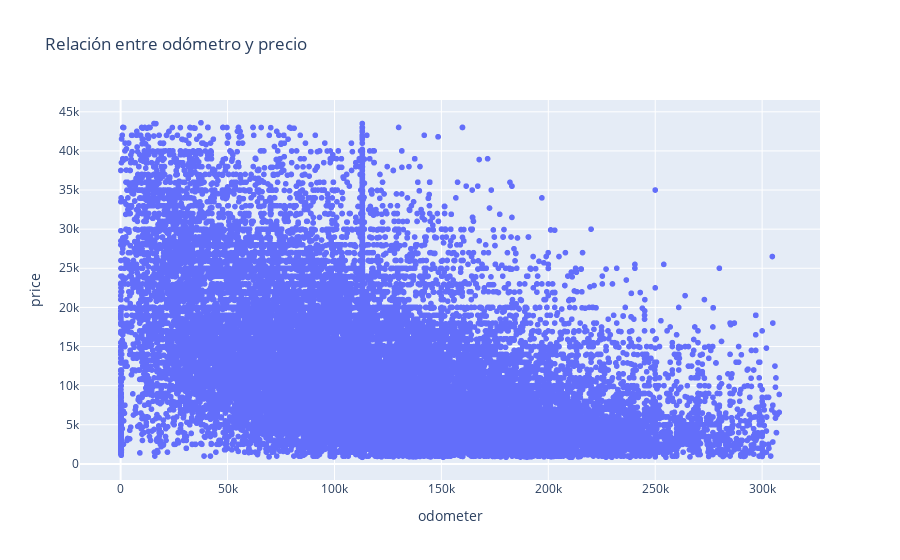

The notebook cell saved with this chart:
### Code cell
import plotly.express as px

fig = px.scatter(df, x='odometer', y='price', title='Relación entre odómetro y precio')
fig.show()

### Figure 1 — Plotly figure (JSON) as saved in the notebook; plotly's stock layout.template omitted (floating-point values rounded to 4 significant figures; data arrays with more than 128 entries replaced by an {"elided": "..."} marker saying what was removed)
{"data": [{"hovertemplate": "odometer=%{x}<br>price=%{y}<extra></extra>", "legendgroup": "", "marker": {"color": "#636efa", "symbol": "circle"}, "mode": "markers", "name": "", "showlegend": false, "type": "scattergl", "x": {"elided": "49024 float values"}, "xaxis": "x", "y": {"elided": "49024 int values"}, "yaxis": "y"}], "layout": {"legend": {"tracegroupgap": 0}, "title": {"text": "Relación entre odómetro y precio"}, "xaxis": {"anchor": "y", "domain": [0, 1], "title": {"text": "odometer"}}, "yaxis": {"anchor": "x", "domain": [0, 1], "title": {"text": "price"}}}}
